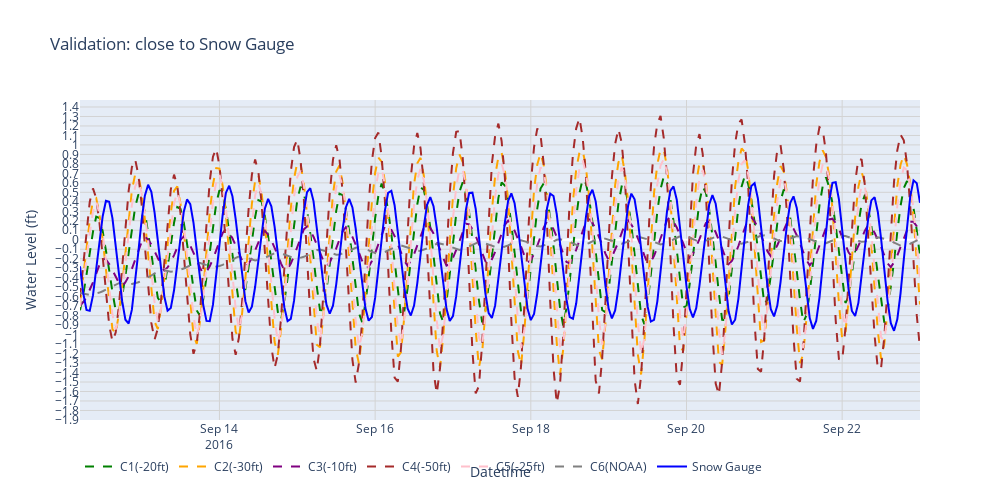

Notebook code for this chart:
### Code cell
# === Path to Excel ===
excel_path = r"C:\Github\Lab_work\Pocomoke\validation_step3\COASTAL\Coastal_ele.xlsx"

# === Load Data ===
df_cross31 = pd.read_excel(excel_path, sheet_name='Cross 31')
df_s = pd.read_excel(excel_path, sheet_name='Snow')

# === Clean column names ===
df_cross31.columns = df_cross31.columns.str.strip()
df_s.columns = df_s.columns.str.strip()

# === Convert datetime ===
df_cross31['Datetime'] = pd.to_datetime(df_cross31['Datetime'])
df_s['Datetime'] = pd.to_datetime(df_s['Datetime'])

# === Filter date range ===
start_date = "2016-09-12"
end_date = "2016-09-23"
df_cross31_filtered = df_cross31[(df_cross31['Datetime'] >= start_date) & (df_cross31['Datetime'] <= end_date)]
df_s_filtered = df_s[(df_s['Datetime'] >= start_date) & (df_s['Datetime'] <= end_date)]

# === Merge on common timestamps ===
df_merged = pd.merge(
    df_cross31_filtered[['Datetime', '(s)C1', '(s)C2', '(s)C3', '(s)C4', '(s)C5', '(s)C6']],
    df_s_filtered[['Datetime', 'WaterLevel_ft']],
    on='Datetime', how='inner'
)

# === Plot ===
plt.figure(figsize=(12, 5))
plt.plot(df_merged['Datetime'], df_merged['(s)C1'], label='C1(-20ft)', linestyle='--', color='green')
plt.plot(df_merged['Datetime'], df_merged['(s)C2'], label='C2(-30ft)', linestyle='--', color='orange')
plt.plot(df_merged['Datetime'], df_merged['(s)C3'], label='C3(-10ft)', linestyle='--', color='purple')
plt.plot(df_merged['Datetime'], df_merged['(s)C4'], label='C4(-50ft)', linestyle='--', color='brown')
plt.plot(df_merged['Datetime'], df_merged['(s)C5'], label='C5(-25ft)', linestyle='--', color='pink')
plt.plot(df_merged['Datetime'], df_merged['(s)C6'], label='C6(NOAA)', linestyle='--', color='grey')
plt.plot(df_merged['Datetime'], df_merged['WaterLevel_ft'], label='Snow Gauge', linestyle='-', color='blue')
plt.gca().yaxis.set_major_locator(plt.MultipleLocator(0.1))

plt.title("Validation: close to Snow Gauge")
plt.xlabel("Datetime")
plt.ylabel("Predicted (ft)")
plt.legend()
plt.grid(True)
plt.tight_layout()
plt.show()

### Figure 1 — Plotly figure (JSON) as saved in the notebook; plotly's stock layout.template omitted (floating-point values rounded to 4 significant figures; data arrays with more than 128 entries replaced by an {"elided": "..."} marker saying what was removed)
{"data": [{"line": {"color": "green", "dash": "dash"}, "mode": "lines", "name": "C1(-20ft)", "type": "scatter", "x": {"elided": "260 str values"}, "y": {"elided": "260 float values"}}, {"line": {"color": "orange", "dash": "dash"}, "mode": "lines", "name": "C2(-30ft)", "type": "scatter", "x": {"elided": "260 str values"}, "y": {"elided": "260 float values"}}, {"line": {"color": "purple", "dash": "dash"}, "mode": "lines", "name": "C3(-10ft)", "type": "scatter", "x": {"elided": "260 str values"}, "y": {"elided": "260 float values"}}, {"line": {"color": "brown", "dash": "dash"}, "mode": "lines", "name": "C4(-50ft)", "type": "scatter", "x": {"elided": "260 str values"}, "y": {"elided": "260 float values"}}, {"line": {"color": "pink", "dash": "dash"}, "mode": "lines", "name": "C5(-25ft)", "type": "scatter", "x": {"elided": "260 str values"}, "y": {"elided": "260 float values"}}, {"line": {"color": "grey", "dash": "dash"}, "mode": "lines", "name": "C6(NOAA)", "type": "scatter", "x": {"elided": "260 str values"}, "y": {"elided": "260 float values"}}, {"line": {"color": "blue", "dash": "solid"}, "mode": "lines", "name": "Snow Gauge", "type": "scatter", "x": {"elided": "260 str values"}, "y": {"elided": "260 float values"}}], "layout": {"height": 500, "legend": {"orientation": "h"}, "title": {"text": "Validation: close to Snow Gauge"}, "width": 1000, "xaxis": {"gridcolor": "lightgrey", "showgrid": true, "title": {"text": "Datetime"}}, "yaxis": {"dtick": 0.1, "gridcolor": "lightgrey", "title": {"text": "Water Level (ft)"}}}}
